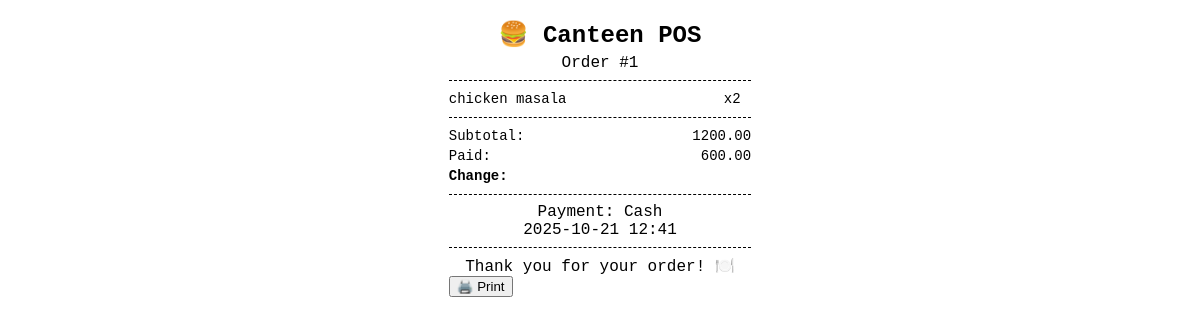
/receipt/1/, run on the app's committed database.
### canteen/models.py (models this page shows, shortened)
class Order(models.Model):
    created_at = models.DateTimeField(auto_now_add=True)
    cashier = models.ForeignKey(User, on_delete=models.SET_NULL, null=True, blank=True)
    order_type = models.CharField(max_length=20, choices=ORDER_TYPE_CHOICES, default='takeaway')
    discount_amount = models.DecimalField(max_digits=9, decimal_places=2, default=0)
    is_paid = models.BooleanField(default=False)
    cancelled = models.BooleanField(default=False)
    cancel_reason = models.TextField(blank=True)
    total_amount = models.DecimalField(max_digits=10, decimal_places=2, default=0)

class OrderItem(models.Model):
    order = models.ForeignKey(Order, on_delete=models.CASCADE, related_name='items')
    product = models.ForeignKey(Product, on_delete=models.PROTECT)
    quantity = models.PositiveIntegerField(default=1)
    unit_price = models.DecimalField(max_digits=9, decimal_places=2)

class Product(models.Model):
    category = models.ForeignKey(Category, on_delete=models.SET_NULL, null=True, blank=True, related_name='products')
    name = models.CharField(max_length=200)
    description = models.TextField(blank=True)
    price = models.DecimalField(max_digits=9, decimal_places=2)
    image = models.ImageField(upload_to='products/', blank=True, null=True)
    in_stock = models.BooleanField(default=True)
    stock_qty = models.IntegerField(default=0)  # inventory count
    tags = models.CharField(max_length=200, blank=True)  # optional tags

class Payment(models.Model):
    order = models.OneToOneField(Order, on_delete=models.CASCADE, related_name='payment')
    method = models.CharField(max_length=20, choices=PAYMENT_METHOD_CHOICES)
    paid_amount = models.DecimalField(max_digits=10, decimal_places=2)
    change_given = models.DecimalField(max_digits=10, decimal_places=2, default=0)
    created_at = models.DateTimeField(auto_now_add=True)

### canteen/views.py (the view)
# urls.py: path('receipt/<int:order_id>/', views.reprint_receipt_view, name='reprint_receipt'),
def reprint_receipt_view(request, order_id):
    order = get_object_or_404(Order, pk=order_id)
    return render(request, 'canteen/receipt.html', {'order': order})

### canteen/templates/canteen/receipt.html (shortened to what this page needs)
<!DOCTYPE html>
<html lang="en">
<head>
</head>
<body>
  <h2>🍔 {{ site_name|default:"Canteen POS" }}</h2>
  <div class="center">Order #{{ order.id }}</div>
  <div class="divider"></div>
  <table>
    {% for item in order.items.all %}
    <tr>
      <td>{{ item.product.name }}</td>
      <td class="center">x{{ item.quantity }}</td>
    </tr>
    {% endfor %}
  </table>
  <div class="divider"></div>
  <table>
    <tr><td>Subtotal:</td><td style="text-align:right;">{{ order.total_amount }}</td></tr>
    <tr><td>Paid:</td><td style="text-align:right;">{{ order.payment.paid_amount }}</td></tr>
    <tr class="total"><td>Change:</td><td style="text-align:right;">{{ order.payment.change_amount }}</td></tr>
  </table>
  <div class="divider"></div>
  <div class="center">
    Payment: {{ order.payment.method|title }}<br>
    {{ order.created_at|date:"Y-m-d H:i" }}
  </div>
  <div class="divider"></div>
  <div class="center">Thank you for your order! 🍽️</div>
  <button onclick="window.print()">🖨️ Print</button>
</body>
</html>

### canteen/templates/canteen/receipt.html (style rules this page uses)
body { font-family: "Courier New", monospace; width: 80mm; margin: auto; background: white; }
h2 { text-align: center; margin-bottom: 5px; }
.divider { border-top: 1px dashed #000; margin: 8px 0; }
table { width: 100%; border-collapse: collapse; font-size: 14px; }
td { padding: 2px 0; }
.total { font-weight: bold; }
.center { text-align: center; }

### data on the page
Order: id "1", total_amount "1200.00", payment.paid_amount "600.00", payment.method "Cash", created_at "2025-10-21 12:41"
OrderItem: product.name "chicken masala", quantity "2"

### other printed values
{{ site_name|default:"Canteen POS" }} "Canteen POS"
